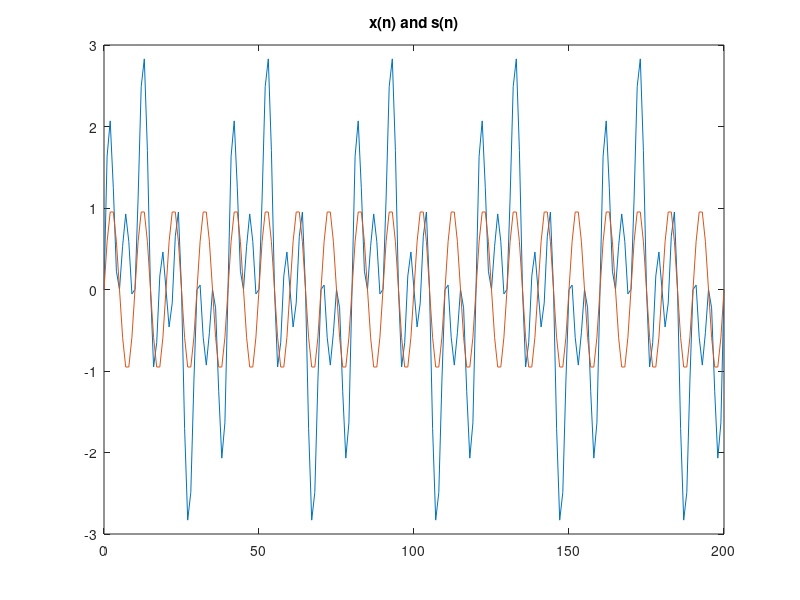
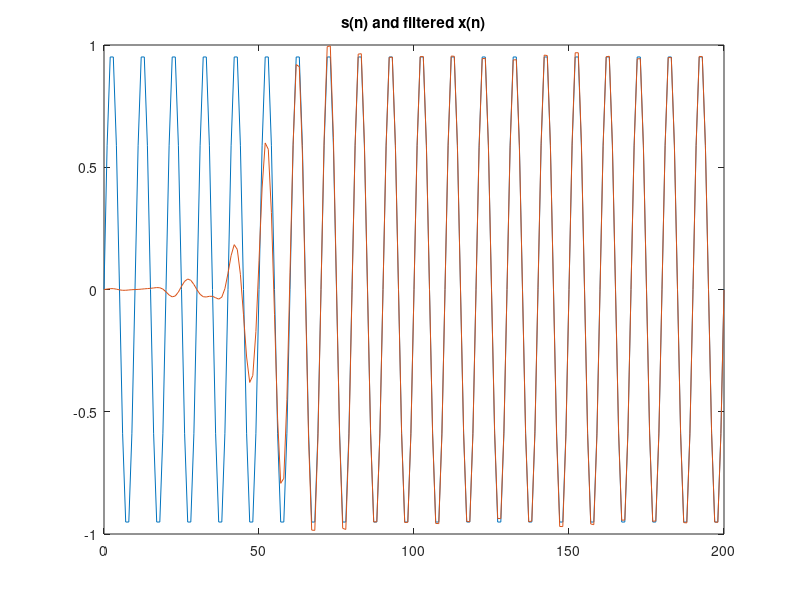
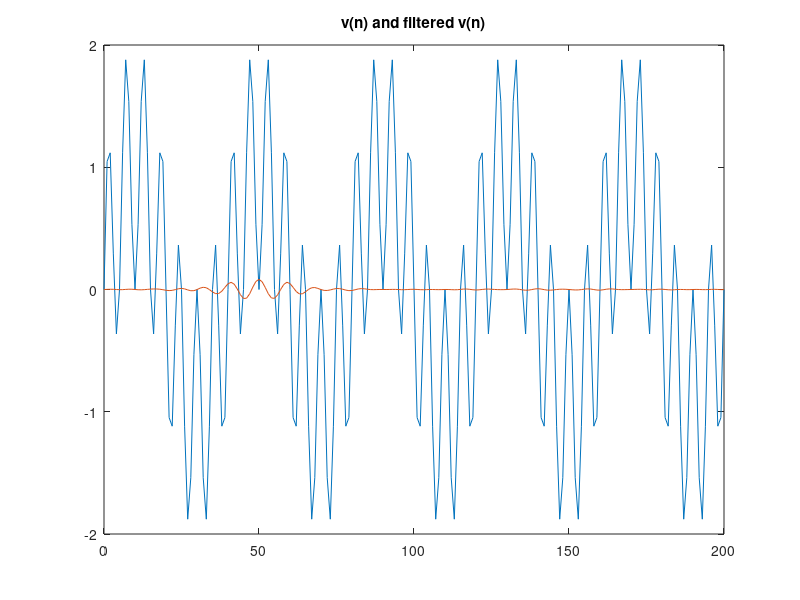

Recreate these plots in MATLAB, in order. (Note: this script raises an error after producing the figures.)
clear;clc;close all;
n=0:200;
M=100; % Size of window

w1 = 0.05*pi;
w2 = 0.20*pi;
w3 = 0.35*pi;
wa = 0.15*pi;
wb = 0.25*pi;
s = sin(w2*n); %signal
v1 = sin(w1*n); %Noise part 1
v2 = sin(w3*n); %Noise part 2

v = v1+v2; % Total Noise
x = s+v; % Polluted signal x(n)

w = 0.54 - 0.46.*cos((2*pi).*n/M); % Window Function
h = (w/pi).*(wb.*sinc((wb/pi).*(n-M/2)) - wa.*sinc((wa/pi).*(n-M/2))); % Filter

y = filter(h,1,x); %Filtered Signal

%% plot signal and noisy signal
figure; plot(n,x);
hold on; 
plot(n,s);
title('x(n) and s(n)');
hold off;

%% plot filtered signal 
figure ; 
plot(n,s);
hold on;
plot(n,y);
title('s(n) and filtered x(n)');
hold off;

%% plot filtered noise and noise signal only
figure ; 
plot(n,v);
hold on;
plot(n,filter(h,1,v));
title('v(n) and filtered v(n)');
hold off;

%% Plot frequency response of filter
firFilt = dsp.FIRFilter('Numerator',h);
[H,omega]=freqz(firFilt);

figure; plot(omega,abs(H));
title('Magnitude response of filter');
xlim([0,0.4*pi]);
xticks([0 0.05*pi 0.1*pi 0.15*pi 0.20*pi 0.25*pi 0.30*pi 0.35*pi 0.4*pi])
xticklabels({'0','\omega_1','0.1\pi','0.15\pi','\omega_2','0.25\pi','0.3\pi','\omega_3','0.4\pi'})




